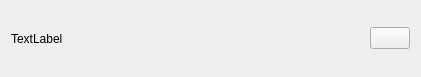
<?xml version="1.0" encoding="UTF-8"?>
<ui version="4.0">
 <class>SongItem</class>
 <widget class="QWidget" name="SongItem">
  <property name="geometry">
   <rect>
    <x>0</x>
    <y>0</y>
    <width>421</width>
    <height>77</height>
   </rect>
  </property>
  <property name="windowTitle">
   <string>Form</string>
  </property>
  <layout class="QHBoxLayout" name="horizontalLayout_2">
   <item>
    <layout class="QHBoxLayout" name="horizontalLayout">
     <item>
      <widget class="QLabel" name="label">
       <property name="text">
        <string>TextLabel</string>
       </property>
      </widget>
     </item>
     <item>
      <spacer name="horizontalSpacer">
       <property name="orientation">
        <enum>Qt::Orientation::Horizontal</enum>
       </property>
       <property name="sizeHint" stdset="0">
        <size>
         <width>40</width>
         <height>20</height>
        </size>
       </property>
      </spacer>
     </item>
     <item>
      <widget class="QPushButton" name="playButton">
       <property name="text">
        <string/>
       </property>
       <property name="icon">
        <iconset>
         <normaloff>../resources/play.svg</normaloff>../resources/play.svg</iconset>
       </property>
      </widget>
     </item>
    </layout>
   </item>
  </layout>
 </widget>
 <resources/>
 <connections/>
</ui>
